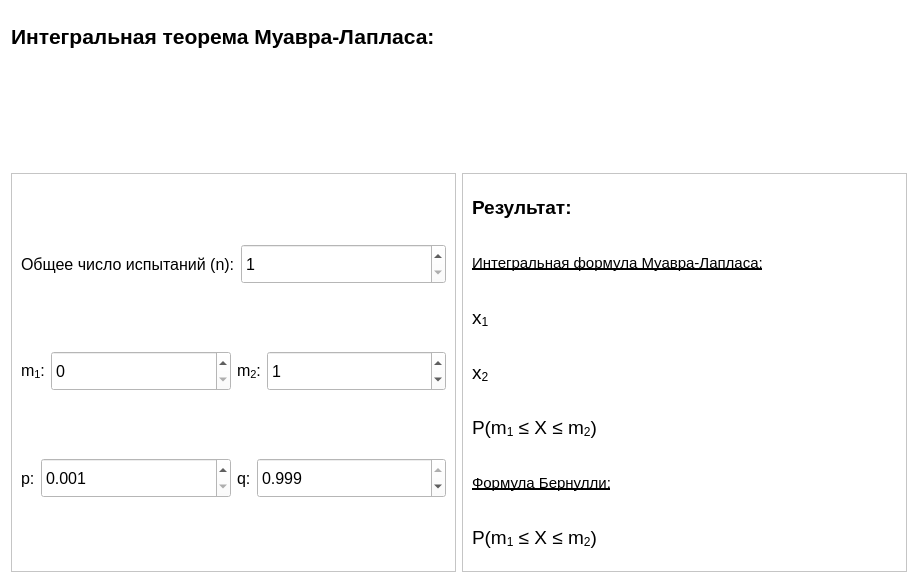
<?xml version="1.0" encoding="UTF-8"?>
<ui version="4.0">
 <class>Form</class>
 <widget class="QWidget" name="Form">
  <property name="geometry">
   <rect>
    <x>0</x>
    <y>0</y>
    <width>918</width>
    <height>583</height>
   </rect>
  </property>
  <property name="windowTitle">
   <string>Form</string>
  </property>
  <property name="styleSheet">
   <string notr="true">background-color: white;</string>
  </property>
  <layout class="QVBoxLayout" name="verticalLayout">
   <item>
    <widget class="QLabel" name="label">
     <property name="sizePolicy">
      <sizepolicy hsizetype="Preferred" vsizetype="Fixed">
       <horstretch>0</horstretch>
       <verstretch>0</verstretch>
      </sizepolicy>
     </property>
     <property name="minimumSize">
      <size>
       <width>0</width>
       <height>50</height>
      </size>
     </property>
     <property name="maximumSize">
      <size>
       <width>16777215</width>
       <height>50</height>
      </size>
     </property>
     <property name="font">
      <font>
       <pointsize>16</pointsize>
       <weight>75</weight>
       <bold>true</bold>
      </font>
     </property>
     <property name="text">
      <string>Интегральная теорема Муавра-Лапласа:</string>
     </property>
    </widget>
   </item>
   <item>
    <layout class="QHBoxLayout" name="horizontalLayout_3">
     <item>
      <spacer name="horizontalSpacer">
       <property name="orientation">
        <enum>Qt::Horizontal</enum>
       </property>
       <property name="sizeHint" stdset="0">
        <size>
         <width>40</width>
         <height>20</height>
        </size>
       </property>
      </spacer>
     </item>
     <item>
      <widget class="QLabel" name="label_2">
       <property name="sizePolicy">
        <sizepolicy hsizetype="Preferred" vsizetype="Fixed">
         <horstretch>0</horstretch>
         <verstretch>0</verstretch>
        </sizepolicy>
       </property>
       <property name="minimumSize">
        <size>
         <width>0</width>
         <height>100</height>
        </size>
       </property>
       <property name="maximumSize">
        <size>
         <width>16777215</width>
         <height>100</height>
        </size>
       </property>
       <property name="text">
        <string/>
       </property>
       <property name="pixmap">
        <pixmap>../images/lab3_task2.png</pixmap>
       </property>
      </widget>
     </item>
     <item>
      <spacer name="horizontalSpacer_2">
       <property name="orientation">
        <enum>Qt::Horizontal</enum>
       </property>
       <property name="sizeHint" stdset="0">
        <size>
         <width>40</width>
         <height>20</height>
        </size>
       </property>
      </spacer>
     </item>
    </layout>
   </item>
   <item>
    <layout class="QHBoxLayout" name="horizontalLayout">
     <item>
      <widget class="QFrame" name="frame">
       <property name="frameShape">
        <enum>QFrame::StyledPanel</enum>
       </property>
       <property name="frameShadow">
        <enum>QFrame::Sunken</enum>
       </property>
       <layout class="QVBoxLayout" name="verticalLayout_4">
        <item>
         <layout class="QHBoxLayout" name="horizontalLayout_2">
          <item>
           <widget class="QLabel" name="label_3">
            <property name="sizePolicy">
             <sizepolicy hsizetype="Fixed" vsizetype="Preferred">
              <horstretch>0</horstretch>
              <verstretch>0</verstretch>
             </sizepolicy>
            </property>
            <property name="maximumSize">
             <size>
              <width>16777215</width>
              <height>100</height>
             </size>
            </property>
            <property name="font">
             <font>
              <pointsize>12</pointsize>
             </font>
            </property>
            <property name="text">
             <string>Общее число испытаний (n):</string>
            </property>
           </widget>
          </item>
          <item>
           <widget class="QSpinBox" name="n_spinbox">
            <property name="maximumSize">
             <size>
              <width>16777215</width>
              <height>40</height>
             </size>
            </property>
            <property name="font">
             <font>
              <pointsize>12</pointsize>
             </font>
            </property>
            <property name="minimum">
             <number>1</number>
            </property>
            <property name="maximum">
             <number>200000</number>
            </property>
           </widget>
          </item>
         </layout>
        </item>
        <item>
         <layout class="QHBoxLayout" name="horizontalLayout_5">
          <item>
           <widget class="QLabel" name="label_4">
            <property name="sizePolicy">
             <sizepolicy hsizetype="Fixed" vsizetype="Preferred">
              <horstretch>0</horstretch>
              <verstretch>0</verstretch>
             </sizepolicy>
            </property>
            <property name="maximumSize">
             <size>
              <width>16777215</width>
              <height>100</height>
             </size>
            </property>
            <property name="font">
             <font>
              <pointsize>12</pointsize>
             </font>
            </property>
            <property name="text">
             <string>&lt;html&gt;&lt;head/&gt;&lt;body&gt;&lt;p&gt;m&lt;span style=&quot; vertical-align:sub;&quot;&gt;1&lt;/span&gt;:&lt;/p&gt;&lt;/body&gt;&lt;/html&gt;</string>
            </property>
           </widget>
          </item>
          <item>
           <widget class="QSpinBox" name="m1_spinbox">
            <property name="maximumSize">
             <size>
              <width>16777215</width>
              <height>40</height>
             </size>
            </property>
            <property name="font">
             <font>
              <pointsize>12</pointsize>
             </font>
            </property>
           </widget>
          </item>
          <item>
           <widget class="QLabel" name="label_5">
            <property name="sizePolicy">
             <sizepolicy hsizetype="Fixed" vsizetype="Preferred">
              <horstretch>0</horstretch>
              <verstretch>0</verstretch>
             </sizepolicy>
            </property>
            <property name="maximumSize">
             <size>
              <width>16777215</width>
              <height>100</height>
             </size>
            </property>
            <property name="font">
             <font>
              <pointsize>12</pointsize>
             </font>
            </property>
            <property name="text">
             <string>&lt;html&gt;&lt;head/&gt;&lt;body&gt;&lt;p&gt;m&lt;span style=&quot; vertical-align:sub;&quot;&gt;2&lt;/span&gt;:&lt;/p&gt;&lt;/body&gt;&lt;/html&gt;</string>
            </property>
           </widget>
          </item>
          <item>
           <widget class="QSpinBox" name="m2_spinbox">
            <property name="maximumSize">
             <size>
              <width>16777215</width>
              <height>40</height>
             </size>
            </property>
            <property name="font">
             <font>
              <pointsize>12</pointsize>
             </font>
            </property>
            <property name="value">
             <number>1</number>
            </property>
           </widget>
          </item>
         </layout>
        </item>
        <item>
         <layout class="QHBoxLayout" name="horizontalLayout_4">
          <item>
           <widget class="QLabel" name="label_6">
            <property name="sizePolicy">
             <sizepolicy hsizetype="Fixed" vsizetype="Preferred">
              <horstretch>0</horstretch>
              <verstretch>0</verstretch>
             </sizepolicy>
            </property>
            <property name="maximumSize">
             <size>
              <width>16777215</width>
              <height>100</height>
             </size>
            </property>
            <property name="font">
             <font>
              <pointsize>12</pointsize>
             </font>
            </property>
            <property name="text">
             <string>p:</string>
            </property>
           </widget>
          </item>
          <item>
           <widget class="QDoubleSpinBox" name="p_spinbox">
            <property name="maximumSize">
             <size>
              <width>16777215</width>
              <height>40</height>
             </size>
            </property>
            <property name="font">
             <font>
              <pointsize>12</pointsize>
             </font>
            </property>
            <property name="decimals">
             <number>3</number>
            </property>
            <property name="minimum">
             <double>0.001000000000000</double>
            </property>
            <property name="maximum">
             <double>1.000000000000000</double>
            </property>
            <property name="singleStep">
             <double>0.010000000000000</double>
            </property>
            <property name="value">
             <double>0.001000000000000</double>
            </property>
           </widget>
          </item>
          <item>
           <widget class="QLabel" name="label_7">
            <property name="sizePolicy">
             <sizepolicy hsizetype="Fixed" vsizetype="Preferred">
              <horstretch>0</horstretch>
              <verstretch>0</verstretch>
             </sizepolicy>
            </property>
            <property name="maximumSize">
             <size>
              <width>16777215</width>
              <height>100</height>
             </size>
            </property>
            <property name="font">
             <font>
              <pointsize>12</pointsize>
             </font>
            </property>
            <property name="text">
             <string>q:</string>
            </property>
           </widget>
          </item>
          <item>
           <widget class="QDoubleSpinBox" name="q_spinbox">
            <property name="maximumSize">
             <size>
              <width>16777215</width>
              <height>40</height>
             </size>
            </property>
            <property name="font">
             <font>
              <pointsize>12</pointsize>
             </font>
            </property>
            <property name="decimals">
             <number>3</number>
            </property>
            <property name="maximum">
             <double>0.999000000000000</double>
            </property>
            <property name="singleStep">
             <double>0.010000000000000</double>
            </property>
            <property name="value">
             <double>0.999000000000000</double>
            </property>
           </widget>
          </item>
         </layout>
        </item>
       </layout>
      </widget>
     </item>
     <item>
      <widget class="QFrame" name="frame_2">
       <property name="frameShape">
        <enum>QFrame::StyledPanel</enum>
       </property>
       <property name="frameShadow">
        <enum>QFrame::Plain</enum>
       </property>
       <layout class="QVBoxLayout" name="verticalLayout_5">
        <item>
         <layout class="QVBoxLayout" name="verticalLayout_3">
          <item>
           <widget class="QLabel" name="label_11">
            <property name="maximumSize">
             <size>
              <width>16777215</width>
              <height>100</height>
             </size>
            </property>
            <property name="font">
             <font>
              <pointsize>14</pointsize>
              <weight>75</weight>
              <bold>true</bold>
             </font>
            </property>
            <property name="text">
             <string>Результат:</string>
            </property>
           </widget>
          </item>
          <item>
           <widget class="QLabel" name="label_8">
            <property name="maximumSize">
             <size>
              <width>16777215</width>
              <height>50</height>
             </size>
            </property>
            <property name="font">
             <font>
              <pointsize>11</pointsize>
              <underline>true</underline>
             </font>
            </property>
            <property name="text">
             <string>Интегральная формула Муавра-Лапласа:</string>
            </property>
           </widget>
          </item>
          <item>
           <widget class="QLabel" name="x1">
            <property name="maximumSize">
             <size>
              <width>16777215</width>
              <height>100</height>
             </size>
            </property>
            <property name="font">
             <font>
              <pointsize>14</pointsize>
             </font>
            </property>
            <property name="text">
             <string>&lt;html&gt;&lt;head/&gt;&lt;body&gt;&lt;p&gt;x&lt;span style=&quot; vertical-align:sub;&quot;&gt;1&lt;/span&gt;&lt;/p&gt;&lt;/body&gt;&lt;/html&gt;</string>
            </property>
           </widget>
          </item>
          <item>
           <widget class="QLabel" name="x2">
            <property name="maximumSize">
             <size>
              <width>16777215</width>
              <height>100</height>
             </size>
            </property>
            <property name="font">
             <font>
              <pointsize>14</pointsize>
             </font>
            </property>
            <property name="text">
             <string>&lt;html&gt;&lt;head/&gt;&lt;body&gt;&lt;p&gt;x&lt;span style=&quot; vertical-align:sub;&quot;&gt;2&lt;/span&gt;&lt;/p&gt;&lt;/body&gt;&lt;/html&gt;</string>
            </property>
           </widget>
          </item>
          <item>
           <widget class="QLabel" name="integral_formula_result">
            <property name="maximumSize">
             <size>
              <width>16777215</width>
              <height>100</height>
             </size>
            </property>
            <property name="font">
             <font>
              <pointsize>14</pointsize>
             </font>
            </property>
            <property name="text">
             <string>&lt;html&gt;&lt;head/&gt;&lt;body&gt;&lt;p&gt;P(m&lt;span style=&quot; vertical-align:sub;&quot;&gt;1&lt;/span&gt; ≤ X ≤ m&lt;span style=&quot; vertical-align:sub;&quot;&gt;2&lt;/span&gt;)&lt;/p&gt;&lt;/body&gt;&lt;/html&gt;</string>
            </property>
           </widget>
          </item>
          <item>
           <widget class="QLabel" name="label_10">
            <property name="maximumSize">
             <size>
              <width>16777215</width>
              <height>50</height>
             </size>
            </property>
            <property name="font">
             <font>
              <pointsize>11</pointsize>
              <underline>true</underline>
             </font>
            </property>
            <property name="text">
             <string>Формула Бернулли:</string>
            </property>
           </widget>
          </item>
          <item>
           <widget class="QLabel" name="bernoulli_result">
            <property name="maximumSize">
             <size>
              <width>16777215</width>
              <height>100</height>
             </size>
            </property>
            <property name="font">
             <font>
              <pointsize>14</pointsize>
             </font>
            </property>
            <property name="text">
             <string>&lt;html&gt;&lt;head/&gt;&lt;body&gt;&lt;p&gt;P(m&lt;span style=&quot; vertical-align:sub;&quot;&gt;1&lt;/span&gt; ≤ X ≤ m&lt;span style=&quot; vertical-align:sub;&quot;&gt;2&lt;/span&gt;)&lt;/p&gt;&lt;/body&gt;&lt;/html&gt;</string>
            </property>
           </widget>
          </item>
         </layout>
        </item>
       </layout>
      </widget>
     </item>
    </layout>
   </item>
  </layout>
 </widget>
 <resources/>
 <connections/>
</ui>
